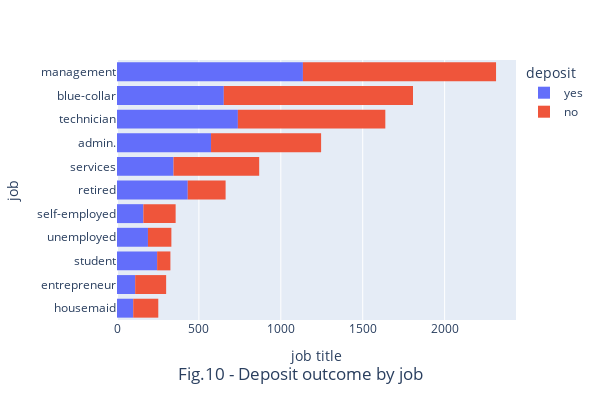

The cell this chart's notebook holds for it:
### Markdown cell above
### Deposit by job

### Code cell
fig = px.histogram(data_frame=data, y='job', color='deposit').update_yaxes(categoryorder='total ascending')
fig.update_layout(
    title=dict(text='Fig.10 - Deposit outcome by job', x=.5, y=0.05, xanchor='center'),
    xaxis_title_text = 'job title',
    width=600, height=400,)
fig.show()

fig.write_image('../figures/fig_10.png')

### Figure 1 — Plotly figure (JSON) as saved in the notebook; plotly's stock layout.template omitted (floating-point values rounded to 4 significant figures; data arrays with more than 128 entries replaced by an {"elided": "..."} marker saying what was removed)
{"data": [{"alignmentgroup": "True", "bingroup": "y", "hovertemplate": "deposit=yes<br>count=%{x}<br>job=%{y}<extra></extra>", "legendgroup": "yes", "marker": {"color": "#636efa", "pattern": {"shape": ""}}, "name": "yes", "offsetgroup": "yes", "orientation": "h", "showlegend": true, "type": "histogram", "xaxis": "x", "y": {"elided": "4681 str values"}, "yaxis": "y"}, {"alignmentgroup": "True", "bingroup": "y", "hovertemplate": "deposit=no<br>count=%{x}<br>job=%{y}<extra></extra>", "legendgroup": "no", "marker": {"color": "#EF553B", "pattern": {"shape": ""}}, "name": "no", "offsetgroup": "no", "orientation": "h", "showlegend": true, "type": "histogram", "xaxis": "x", "y": {"elided": "5423 str values"}, "yaxis": "y"}], "layout": {"barmode": "relative", "height": 400, "legend": {"title": {"text": "deposit"}, "tracegroupgap": 0}, "margin": {"t": 60}, "title": {"text": "Fig.10 - Deposit outcome by job", "x": 0.5, "xanchor": "center", "y": 0.05}, "width": 600, "xaxis": {"anchor": "y", "domain": [0, 1], "title": {"text": "job title"}}, "yaxis": {"anchor": "x", "categoryorder": "total ascending", "domain": [0, 1], "title": {"text": "job"}}}}
